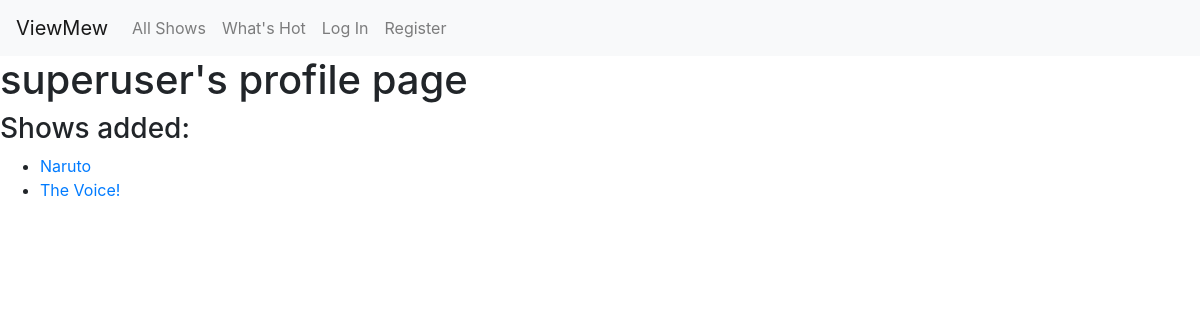
Page /profile/superuser on the earlier database version.
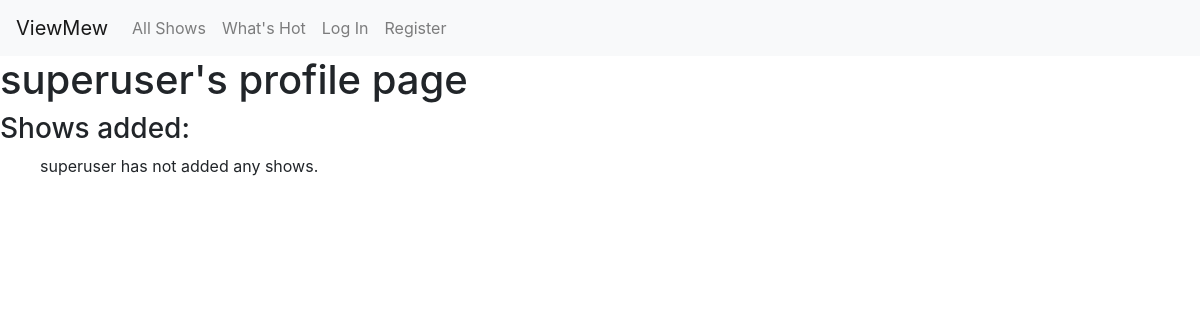
Same page on the later database version.
### capstone/models.py (models this page shows, shortened)
class Show(models.Model):
    creator = models.ForeignKey(User, on_delete=models.CASCADE)  # The user who created the show
    title = models.TextField()  # The title of the show
    genre = models.TextField() # The genre the show belongs to
    description = models.TextField() # The description of the show
    rating = models.ManyToManyField(User, through='Rating', related_name='rated_shows')
    favorites = models.ManyToManyField(User, related_name='liked_shows', blank=True)  # Users who favorited the show
    image_url = models.TextField()
    average_rating = models.DecimalField(max_digits=3, decimal_places=2, default=0.00)

class User(AbstractUser):
    favorites = models.ManyToManyField("Show", blank=True, related_name="favorited_by")

### capstone/views.py (the view)
# urls.py: path("profile/<str:username>", views.profile, name="profile"),
def profile(request, username):
    try:
        user_profile = User.objects.get(username=username)
    except User.DoesNotExist:
        return HttpResponse("User not found", status=404)
    user_shows = Show.objects.filter(creator=user_profile).order_by('title')
    return render(request, "capstone/profile.html", {
        "user_profile": user_profile,
        "user_shows": user_shows,
    })

### capstone/templates/capstone/profile.html
{% extends "capstone/layout.html" %}
{% load static %}
{% block body %}
    <h1 id="user-header">{{ user_profile.username }}'s profile page</h1>
    <h3 id="user-header">Shows added:</h1>
    <ul>
    {% for show in user_shows %}
    <li><a href="{% url 'show_view' show.id %}">{{ show.title }}</a></li>
    {% empty %}
    <p>{{ user_profile.username }} has not added any shows.</p>
    {% endfor %}
    </ul>
{% endblock %}

Differences in the rows shown:
removed Show: title "Naruto"
removed Show: title "The Voice!"
changed User "superuser": username (not shown) → "superuser"
Other differences:
text now shown: "has not added any shows."
